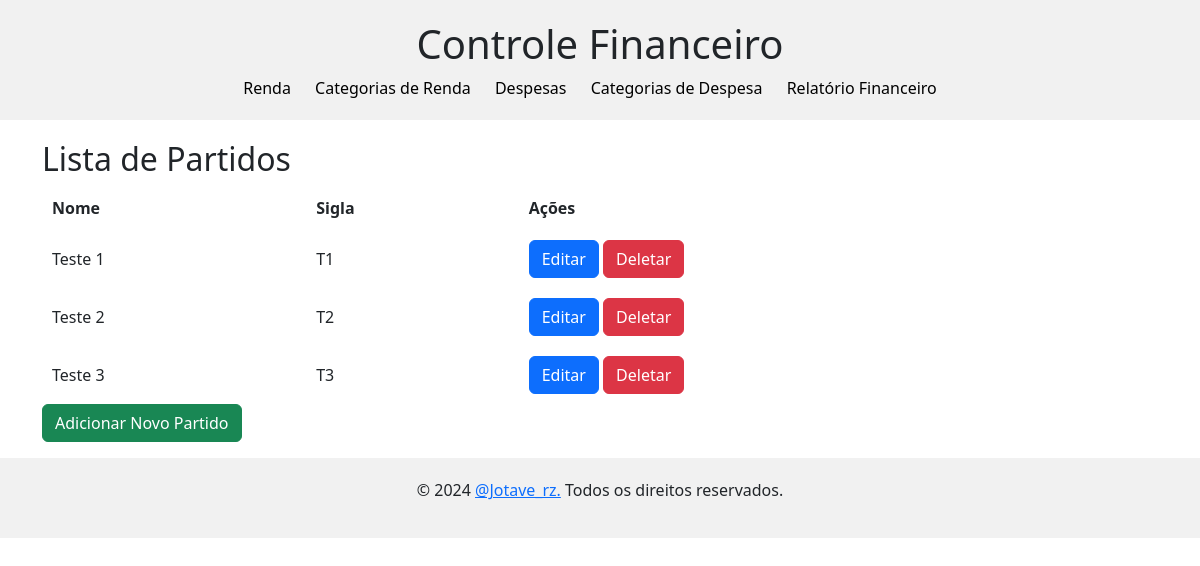
The app's page /partido/, older data.
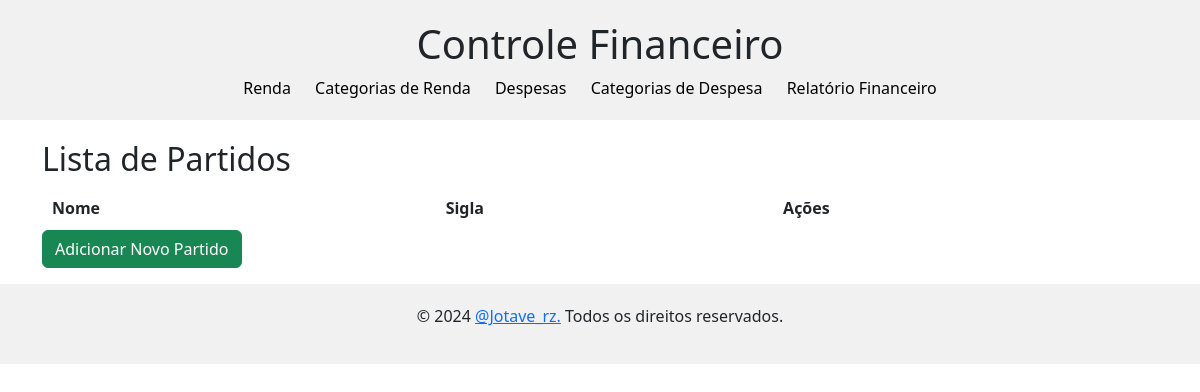
The same page, newer data.
### partido/models.py (models this page shows)
class Partido(models.Model):
    nome = models.CharField(max_length=100)
    sigla = models.CharField(max_length=10)
    def __str__(self):
        return self.sigla

### partido/views.py (the view)
# urls.py: path('', views.PartidoListView.as_view(), name='partido-list'),
class PartidoListView(ListView):
    model = Partido
    template_name = 'partido_list.html'
    def get_queryset(self):
        return Partido.objects.all()

### partido/templates/partido_list.html
{% extends 'base.html' %}
{% block body %}
  <h2>Lista de Partidos</h2>
  <table>
    <thead>
      <tr>
        <th>Nome</th>
        <th>Sigla</th>
        <th>Ações</th>
      </tr>
    </thead>
    <tbody>
      {% for partido in object_list %}
        <tr>
          <td>{{ partido.nome }}</td>
          <td>{{ partido }}</td>
          <td>
            <button type="button" class="btn btn-primary">
              <a href="{% url 'partido-update' partido.pk %}" style="text-decoration: none; color: white;">Editar</a>
            </button>
            <button type="button" class="btn btn-danger">
              <a href="{% url 'partido-delete' partido.pk %}" style="text-decoration: none; color: white;">Deletar</a>
            </button>
          </td>
        </tr>
      {% endfor %}
    </tbody>
  </table>
  <button type="button" class="btn btn-success">
    <a href="{% url 'partido-create' %}" style="text-decoration: none; color: white;">Adicionar Novo Partido</a>
  </button>
{% endblock %}

Row changes from the older to the newer data that the page shows:
removed Partido: nome "Teste 1", sigla "T1"
removed Partido: nome "Teste 2", sigla "T2"
removed Partido: nome "Teste 3", sigla "T3"
